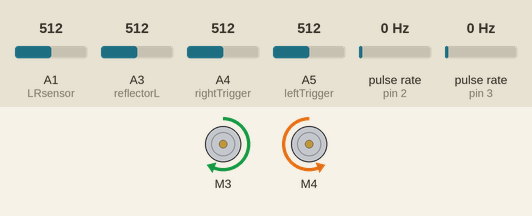
Recording of a sketch running on a simulated Arduino Uno, built with avr-gcc and run on an emulated ATmega328P. Shown: 2 × DC motor (green arrow = forward, orange = backward, longer = faster). Wiring (inferred from the names in the program): 2 × pulse sensor: data pin 2 / data pin 3. The test bench sets the inputs (shaded band); at power-on: A5 (leftTrigger) = 512, A1 (LRsensor) = 512, A3 (reflectorL) = 512, A4 (rightTrigger) = 512, pulse rate (sensors on pin 2, pin 3) 0 Hz.

Above: at 1.2 s.
1.3 s: A5 (leftTrigger) set to 788
2.8 s: A5 (leftTrigger) set to 818
At 2.9 s:
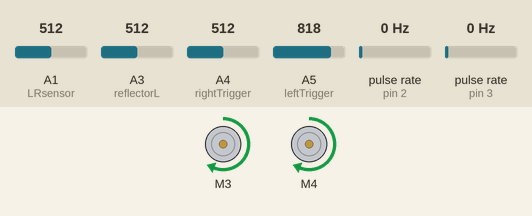
5.8 s: A5 (leftTrigger) set to 790
At 7.0 s:
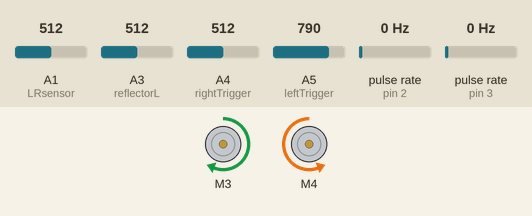
7.3 s: A5 (leftTrigger) set to 810
At 10.2 s:
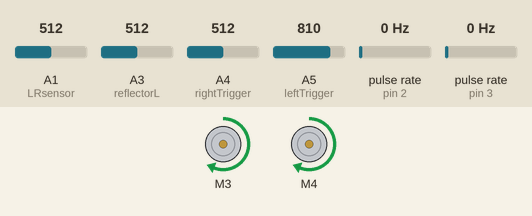
10.3 s: A1 (LRsensor) set to 488
At 12.0 s:
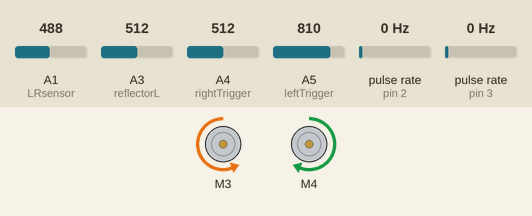
Timing chart, 0 to 13.1 s (numbered marks = the images above; inputs shaded):
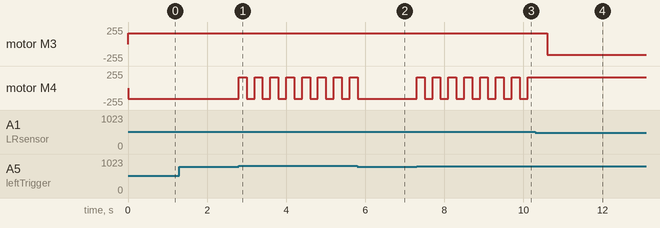

Measured:
- the behaviour switches between 799 and 800 on A5 (leftTrigger) (found by bisection; images 0 and 1)
- the behaviour switches between 501 and 500 on A1 (LRsensor) (found by bisection; images 3 and 4)
- after the input at 1.3 s, every drawn part: stays the same
- after the input at 2.8 s, motor M4: alternates forward 160/255 for 0.20 s and backward 160/255 for 0.20 s, starting at once
- after the input at 5.8 s, motor M4: goes on until 5.8 s, then stays backward 160/255
- after the input at 7.3 s, motor M4: alternates forward 160/255 for 0.20 s and backward 160/255 for 0.20 s, starting at once
- after the input at 10.3 s, motor M3: forward 160/255 → backward 160/255 after 0.31 s; motor M4: stops changing and stays forward 160/255

The sketch:

LineFollowerCode.ino
```cpp
#include <AFMotor.h>
#include <SoftwareSerial.h>
#include <math.h>

// Define constants:
#define switchPin 11
#define txPin 13   // LCD tx pin.
#define rxPin 13   // LCD rx pin (not really used).
#define encoderPinR 2   // Encoder i.e. break-beam sensor (2 or 3 only, to allow hardware interrupt).
#define encoderPinL 3
#define motorTerminalL 3
#define motorTerminalR 4   // (1-4 only).
#define potPin 2

// Define (and initialize) global variables:
volatile int encoderCountL;
volatile int encoderCountR;
// Use "volatile" for faster updating of value during hardware interrupts.

const int SRsensor = A0;  // Analog input from left reflector
const int LRsensor = A1; // Analog input from right reflector
const int reflectorL = A3;
const int rightTrigger = A4;
const int leftTrigger = A5;

float distSR = 0;        // value read on left
float distLR = 0;        // value read on right
float distRef = 14;              // reference distance
float distLref = 824;             //reference distance to Left Reflector
float distL = 0;
int turnDist = 500;             // distance at which robot turns 180 degrees
float error = 0;
int motorSpeedLR = 160;
int motorSpeedRR = 160;
float kp = 0.7;
int turnCount = 0;
int refreshInt = 2000;
int lastRefresh = 0;
int rightTurn = 0;        // Consecutive counter for right turn line following
int leftTurn = 0;         // Consecutive counter for left turn line following
int rightTriggerThreshold = 800;          //Value reflective sensor reads before initiating a turn
int leftTriggerThreshold = 800;          //Value reflective sensor reads before initiating a turn
unsigned long currentMillis = 0;
unsigned long oldMillis = 0;
unsigned long newMillis = 0;
//int kpR = 1.8;

// Define serial display and motor objects:
SoftwareSerial mySerial =  SoftwareSerial( rxPin, txPin);
AF_DCMotor myMotorL( motorTerminalL, MOTOR34_1KHZ);
AF_DCMotor myMotorR( motorTerminalR, MOTOR34_1KHZ);

void setup() {

  int interruptPinR = encoderPinR - 2;   // Hardware interrupt pin (0 or 1 only, to refer to digital pin 2 or 3, respectively).
  attachInterrupt( interruptPinR, IncrementAndDisplayR, RISING);   // Attach interrupt pin, name of function to be called
        // during interrupt, and whether to run interrupt upon voltage FALLING from high to low or ...
  int interruptPinL = encoderPinL - 2;   // Hardware interrupt pin (0 or 1 only, to refer to digital pin 2 or 3, respectively).
  attachInterrupt( interruptPinL, IncrementAndDisplayL, RISING);   // Attach interrupt pin, name of function to be called
        // during interrupt, and whether to run interrupt upon voltage FALLING from high to low or ...

  // Setup encoder i.e. break-beam:
  pinMode( encoderPinR, INPUT);
  digitalWrite( encoderPinR, HIGH);
  pinMode( encoderPinL, INPUT);
  digitalWrite( encoderPinL, HIGH);

  // Setup Light Reflectors
  digitalWrite(reflectorL, HIGH);   //Enables the pull-up resistor
  digitalWrite(rightTrigger, HIGH);   //Enables the pull-up resistor
  digitalWrite(leftTrigger, HIGH);   //Enables the pull-up resistor

  //Setup potPin:
  pinMode( potPin,INPUT );
  analogRead( potPin );

  // Setup switch:
  pinMode( switchPin, INPUT);
  digitalWrite( switchPin, HIGH);

  // Setup serial display:
  pinMode( txPin, OUTPUT);
  mySerial.begin(9600);
  mySerial.print("?f");

  // Set motor speed:
  myMotorL.setSpeed(motorSpeedLR);
  myMotorR.setSpeed(motorSpeedRR);

  myMotorL.run(FORWARD);
  myMotorR.run(FORWARD);
}


void loop() {
  // start motors forward
  // read distance from both sensors and establish error reading
  distL = getDistL();
  //distR = getDistR();
  error = distLref-distL;
  myMotorL.setSpeed(motorSpeedLR);
  myMotorR.setSpeed(motorSpeedRR);
  myMotorL.run(FORWARD);
  myMotorR.run(FORWARD);

  if (analogRead(LRsensor) > turnDist) {
    // if robot is too close to front wall stop and turn
    myMotorL.setSpeed(motorSpeedLR);
    myMotorR.setSpeed(motorSpeedRR);
    myMotorL.run(FORWARD);
    myMotorR.run(BACKWARD);
    delay(200);
    while(analogRead(leftTrigger) < leftTriggerThreshold) {
      //wait to stop turning
    }
    myMotorL.run(FORWARD);
    myMotorR.run(FORWARD);
    delay(200);
    /*newMillis = millis();
    currentMillis = newMillis - oldMillis;
    if (currentMillis >= refreshInt){
    turnCount = ++turnCount;
    oldMillis = newMillis;
    }*/
  } else if(analogRead(rightTrigger) > rightTriggerThreshold) {
    rightTurn++;
    if(rightTurn>0){
      delay(300);
      myMotorL.setSpeed(motorSpeedLR);
      myMotorR.setSpeed(motorSpeedRR);
      myMotorL.run(FORWARD);
      myMotorR.run(BACKWARD);
      while(analogRead(reflectorL) < distLref) {
        //wait to stop
      }
      rightTurn = 0;
      leftTurn = 0;
    } else {
      rightTurn = 0;
      leftTurn = 0;
    }
  } else if(analogRead(leftTrigger) > leftTriggerThreshold) {
    leftTurn++;
    if(leftTurn>0){
      delay(300);
      myMotorL.setSpeed(motorSpeedLR);
      myMotorR.setSpeed(motorSpeedRR);
      myMotorL.run(BACKWARD);
      myMotorR.run(FORWARD);
      while(analogRead(rightTrigger) < rightTriggerThreshold) {
        //wait to stop
      }
      rightTurn = 0;
      leftTurn = 0;
    } else {
      rightTurn = 0;
      leftTurn = 0;
    }
  } else {
    // correct based on error via proportional gain
    int motorSpeedL = max(0, min(250, motorSpeedLR + error * kp));
    int motorSpeedR = max(0, min(250, motorSpeedRR - error * kp));
    myMotorL.setSpeed(motorSpeedL);
    myMotorR.setSpeed(motorSpeedR);
    myMotorL.run(FORWARD);
    myMotorR.run(FORWARD);

    /*mySerial.print("?f");
    mySerial.print("?x00?y0");
    mySerial.print(error);
    mySerial.print("        ");
    mySerial.print("?x00?y1");
    mySerial.print(motorSpeedL);
    mySerial.print("   ");
    mySerial.print(motorSpeedR);*/

    mySerial.print("?f");
    mySerial.print("        ");
    mySerial.print("?x00?y1");
    mySerial.print(analogRead(leftTrigger));
    mySerial.print("   ");
    mySerial.print(analogRead(rightTrigger));
    mySerial.print("   ");
    mySerial.print(analogRead(reflectorL));
    mySerial.print("   ");
    mySerial.print("?x00?y0");
    mySerial.print(analogRead(LRsensor));
    mySerial.print("   ");
  }

  /*if (turnCount == 8){
    delay(500);
    myMotorL.run(FORWARD);
    myMotorR.run(RELEASE);
    delay(500);
    myMotorL.run(RELEASE);
    myMotorR.run(RELEASE);
    delay(5000);
  }*/
}

float getDistSR() {
  // reads SR sensor and converts to cm
  return -8.905*log(analogRead(SRsensor)) + 59.9;//- log(834.5);
}

float getDistLR() {
  //reads LR sensor
  return analogRead(LRsensor);
}

float getDistL() {
  //reads left reflector
  return analogRead(reflectorL);
  //return -3*pow(10.0,-7.0)*pow(x,3.0)+0.0008*pow(x,2.0)-0.6647*x+185.19;
}

/*float getDistR() {
  //reads right reflector
  float x = analogRead(reflectorR);
  return -2*pow(10.0,-7.0)*pow(x,3.0)+0.0005*pow(x,2.0)-0.3806*x+100.04;
}*/

//encoder interrupt functions
void IncrementAndDisplayR() {
  ++encoderCountR;
}
void IncrementAndDisplayL() {
  ++encoderCountL;
}
```
